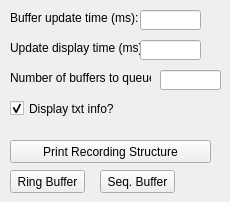
   <widget class="QWidget" name="Buffer">
    <attribute name="title">
     <string>Buffer</string>
    </attribute>
    <widget class="QLabel" name="label_11">
     <property name="geometry">
      <rect>
       <x>10</x>
       <y>10</y>
       <width>131</width>
       <height>16</height>
      </rect>
     </property>
     <property name="text">
      <string>Buffer update time (ms):</string>
     </property>
    </widget>
    <widget class="QLineEdit" name="updateTime_lineEdit">
     <property name="geometry">
      <rect>
       <x>140</x>
       <y>10</y>
       <width>61</width>
       <height>20</height>
      </rect>
     </property>
    </widget>
    <widget class="QPushButton" name="printRecStruct_pushButton">
     <property name="geometry">
      <rect>
       <x>10</x>
       <y>140</y>
       <width>201</width>
       <height>23</height>
      </rect>
     </property>
     <property name="text">
      <string>Print Recording Structure</string>
     </property>
    </widget>
    <widget class="QPushButton" name="setRingBuffer_pushButton">
     <property name="geometry">
      <rect>
       <x>10</x>
       <y>170</y>
       <width>75</width>
       <height>23</height>
      </rect>
     </property>
     <property name="text">
      <string>Ring Buffer</string>
     </property>
    </widget>
    <widget class="QPushButton" name="setSeqBuffer_pushButton">
     <property name="geometry">
      <rect>
       <x>100</x>
       <y>170</y>
       <width>75</width>
       <height>23</height>
      </rect>
     </property>
     <property name="text">
      <string>Seq. Buffer</string>
     </property>
    </widget>
    <widget class="QLabel" name="label_14">
     <property name="geometry">
      <rect>
       <x>10</x>
       <y>70</y>
       <width>141</width>
       <height>16</height>
      </rect>
     </property>
     <property name="text">
      <string>Number of buffers to queue:</string>
     </property>
    </widget>
    <widget class="QLineEdit" name="bufsToQueue_lineEdit">
     <property name="geometry">
      <rect>
       <x>160</x>
       <y>70</y>
       <width>61</width>
       <height>20</height>
      </rect>
     </property>
    </widget>
    <widget class="QLabel" name="label_20">
     <property name="geometry">
      <rect>
       <x>10</x>
       <y>40</y>
       <width>131</width>
       <height>16</height>
      </rect>
     </property>
     <property name="text">
      <string>Update display time (ms):</string>
     </property>
    </widget>
    <widget class="QLineEdit" name="updateDisplayTime_lineEdit">
     <property name="geometry">
      <rect>
       <x>140</x>
       <y>40</y>
       <width>61</width>
       <height>20</height>
      </rect>
     </property>
    </widget>
    <widget class="QCheckBox" name="displayTxtInfo_checkBox">
     <property name="geometry">
      <rect>
       <x>10</x>
       <y>100</y>
       <width>121</width>
       <height>17</height>
      </rect>
     </property>
     <property name="text">
      <string>Display txt info?</string>
     </property>
     <property name="checked">
      <bool>true</bool>
     </property>
    </widget>
   </widget>
